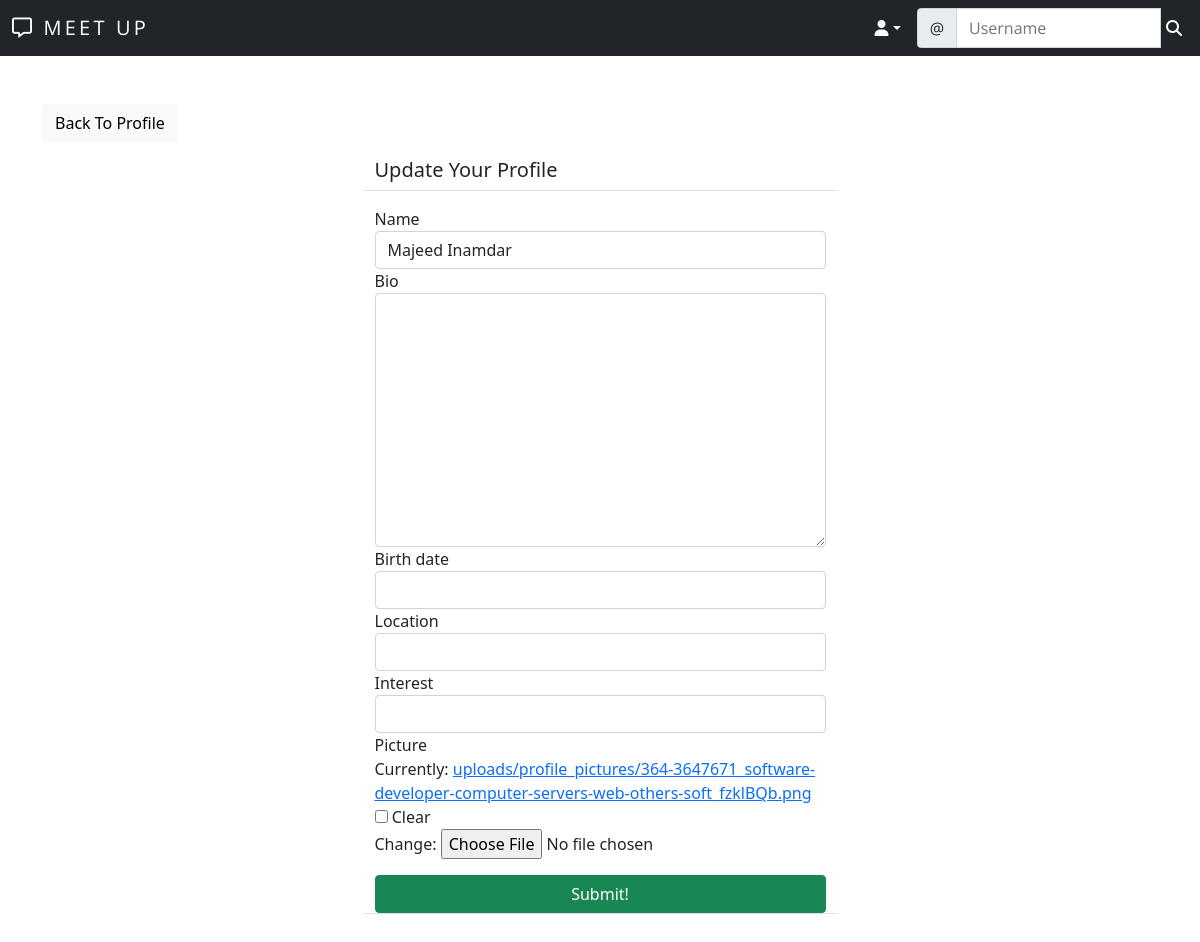
Before: /meet/profile/edit/2/ (signed in) with the older database file.
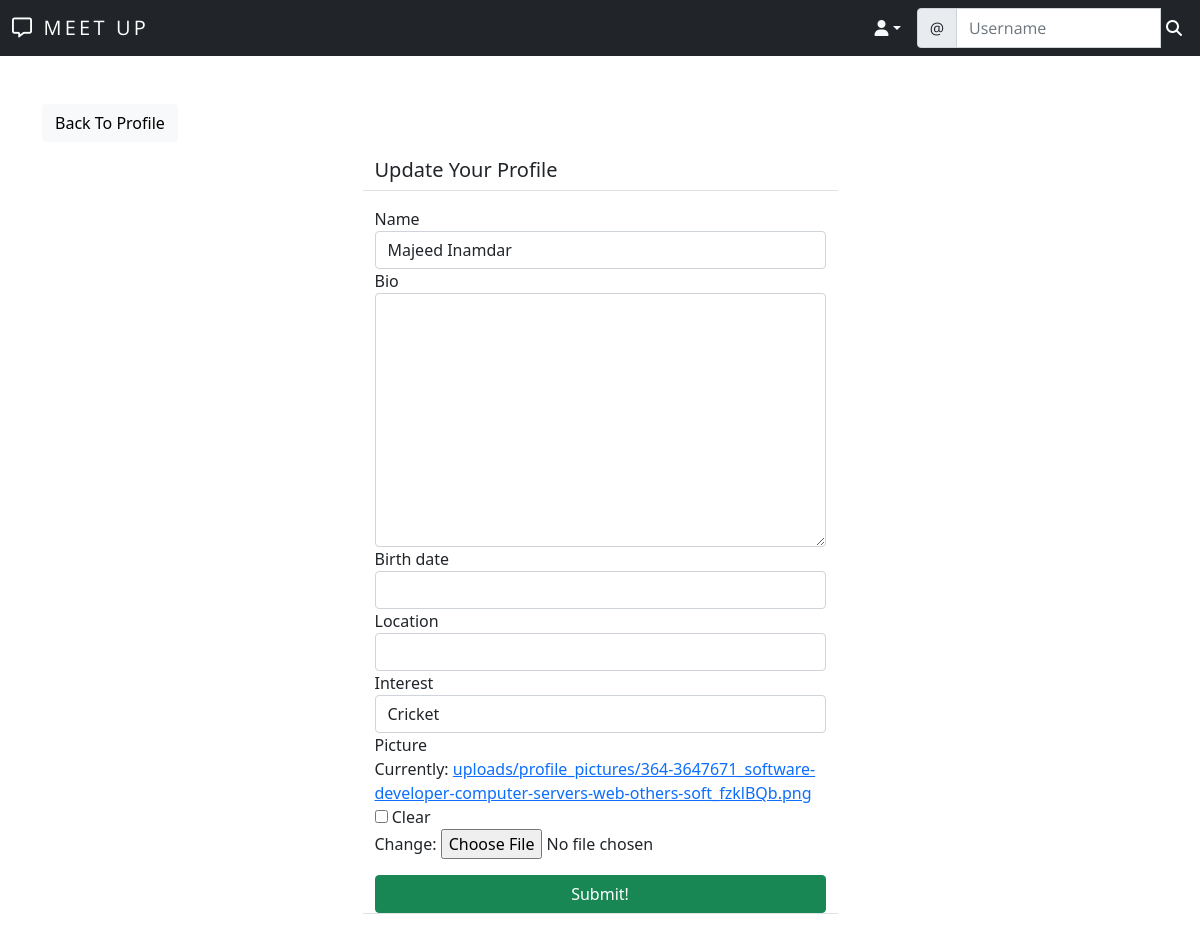
After: the same page with the newer database file.
### meet/models.py (models this page shows)
class UserProfile(models.Model):
	user = models.OneToOneField(User, primary_key=True, verbose_name='user', related_name='profile', on_delete=models.CASCADE)
	name = models.CharField(max_length=30, blank=True, null=True)
	bio = models.TextField(max_length=500, blank=True, null=True)
	interest = models.CharField(max_length=100, blank=True, null=True)
	birth_date =models.DateField(null=True, blank=True)
	location = models.CharField(max_length=100, blank=True, null=True)
	picture = models.ImageField(upload_to='uploads/profile_pictures', default='uploads/profile_pictures/default.png', blank=True)
	followers = models.ManyToManyField(User, blank=True, related_name='followers')

### meet/views.py (the view, shortened to what this page needs)
# urls.py: path('profile/edit/<int:pk>/', ProfileEditView.as_view(), name='profile-edit'),
class ProfileEditView(LoginRequiredMixin, UserPassesTestMixin, UpdateView):
    model = UserProfile
    fields = ['name', 'bio', 'birth_date', 'location', 'interest', 'picture']
    template_name = 'meet/profile_edit.html'
    def test_func(self):
        profile = self.get_object()
        return self.request.user == profile.user

### meet/templates/meet/profile_edit.html (shortened to what this page needs)
{% extends 'landing/base.html' %}
{% load crispy_forms_tags %}
{% block content %}
<div class="container">
    <div class="row mt-5">
        <div class="col-md-5 col-sm-6">
            <a href="{% url 'profile' object.pk %}" class="btn btn-light">Back To Profile</a>
        </div>
    </div>
    <div class="row justify-content-center mt-3">
        <div class="col-md-5 col-sm-12 border-bottom">
            <h5>Update Your Profile</h5>
        </div>
    </div>
    <div class="row justify-content-center mt-3 mb-5">
        <div class="col-md-5 col-sm-12 border-bottom">
            <form method="POST" enctype="multipart/form-data">
                {{ form | crispy }}
                <div class="d-grid gap-2">
                    <button class="btn btn-success mt-3">Submit!</button>
                </div>
            </form>
        </div>
    </div>
</div>
{% endblock content %}

Changed rows visible on the page:
changed UserProfile "Majeed Inamdar": interest (not shown) → "Cricket"
